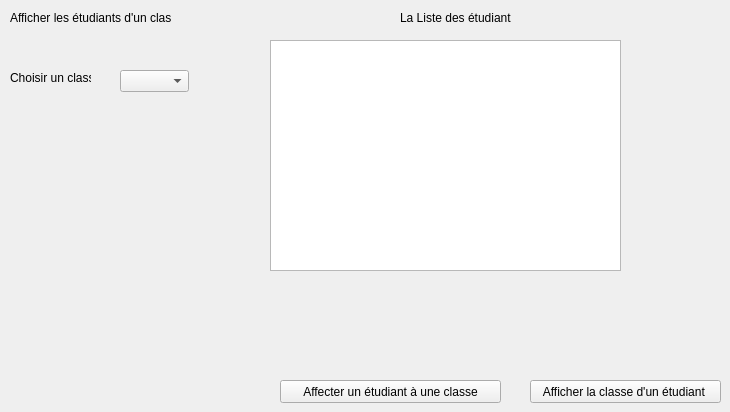
       <widget class="QWidget" name="page">
        <widget class="QLabel" name="label_16">
         <property name="geometry">
          <rect>
           <x>10</x>
           <y>10</y>
           <width>161</width>
           <height>16</height>
          </rect>
         </property>
         <property name="text">
          <string>Afficher les étudiants d'un classe </string>
         </property>
        </widget>
        <widget class="QLabel" name="label_17">
         <property name="geometry">
          <rect>
           <x>10</x>
           <y>70</y>
           <width>81</width>
           <height>16</height>
          </rect>
         </property>
         <property name="text">
          <string>Choisir un classe</string>
         </property>
        </widget>
        <widget class="QComboBox" name="listeclasseetud">
         <property name="geometry">
          <rect>
           <x>120</x>
           <y>70</y>
           <width>69</width>
           <height>22</height>
          </rect>
         </property>
        </widget>
        <widget class="QTableView" name="affichetudlistclasse">
         <property name="geometry">
          <rect>
           <x>270</x>
           <y>40</y>
           <width>351</width>
           <height>231</height>
          </rect>
         </property>
        </widget>
        <widget class="QLabel" name="label_18">
         <property name="geometry">
          <rect>
           <x>400</x>
           <y>10</y>
           <width>111</width>
           <height>16</height>
          </rect>
         </property>
         <property name="text">
          <string>La Liste des étudiants</string>
         </property>
        </widget>
        <widget class="QPushButton" name="pushButton_13">
         <property name="geometry">
          <rect>
           <x>280</x>
           <y>380</y>
           <width>221</width>
           <height>23</height>
          </rect>
         </property>
         <property name="text">
          <string>Affecter un étudiant à une classe</string>
         </property>
        </widget>
        <widget class="QPushButton" name="pushButton_14">
         <property name="geometry">
          <rect>
           <x>530</x>
           <y>380</y>
           <width>191</width>
           <height>23</height>
          </rect>
         </property>
         <property name="text">
          <string>Afficher la classe d'un étudiant </string>
         </property>
        </widget>
       </widget>
